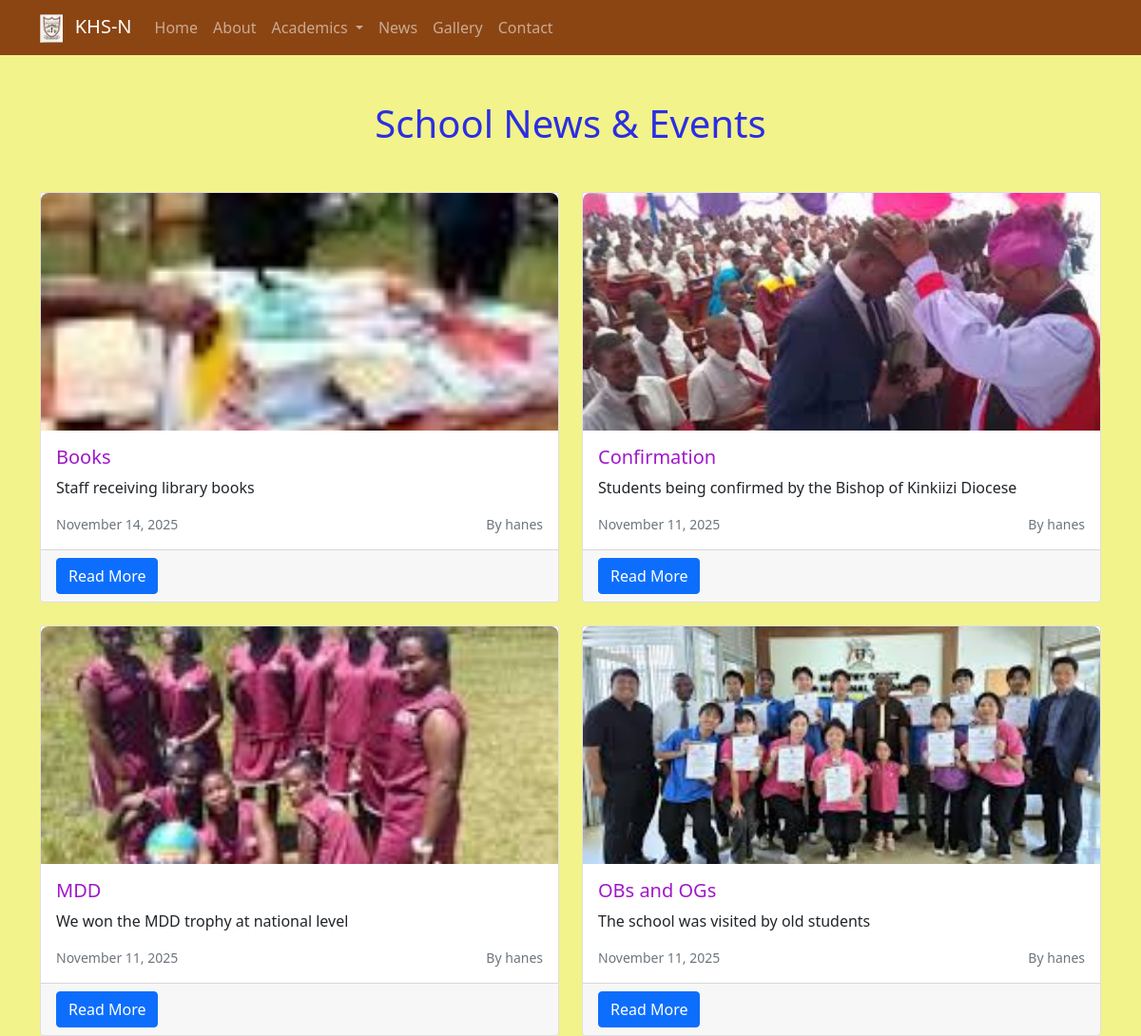
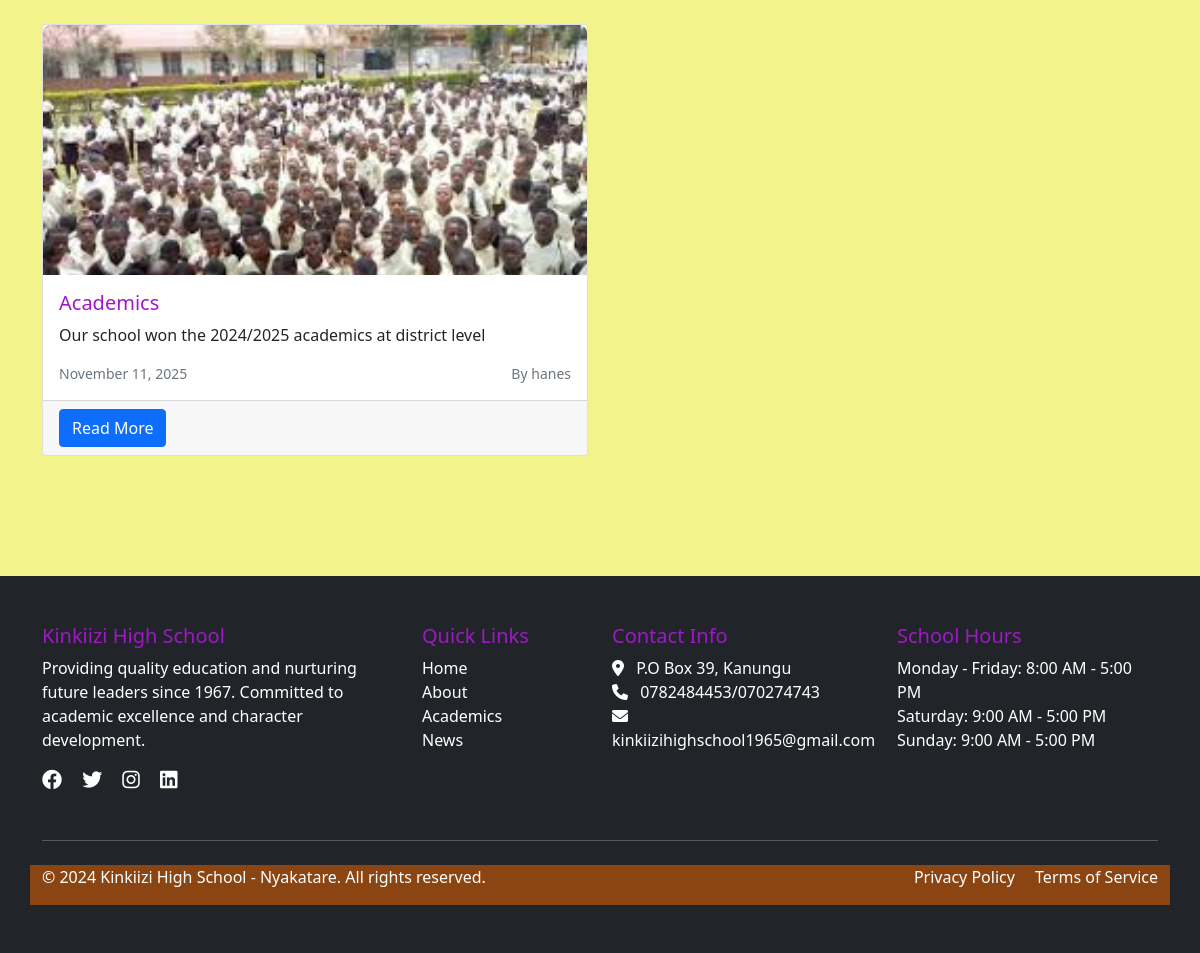
Page /news/ on the committed database (2 pictures, top to bottom).
### apps/news/models.py (models this page shows, shortened)
class News(models.Model):
    title = models.CharField(max_length=200)
    content = models.TextField()
    image = models.ImageField(upload_to='news/', blank=True, null=True)
    created_at = models.DateTimeField(auto_now_add=True)
    updated_at = models.DateTimeField(auto_now=True)
    is_published = models.BooleanField(default=True)
    author = models.ForeignKey(User, on_delete=models.CASCADE)
    class Meta:
        verbose_name_plural = "News"
        ordering = ['-created_at']

### apps/contact/models.py (models this page shows, shortened)
class SiteSettings(models.Model):
    school_description = models.TextField(
        help_text="Description displayed in the footer"
    )
    facebook_url = models.URLField(blank=True, null=True, help_text="Facebook page URL")
    twitter_url = models.URLField(blank=True, null=True, help_text="Twitter profile URL")
    instagram_url = models.URLField(blank=True, null=True, help_text="Instagram profile URL")
    linkedin_url = models.URLField(blank=True, null=True, help_text="LinkedIn page URL")
    school_hours_weekdays = models.CharField(
        max_length=100,
        default="Monday - Friday: 8:00 AM - 3:00 PM",
        help_text="Weekday hours (e.g., Monday - Friday: 8:00 AM - 3:00 PM)"
    )
    school_hours_saturday = models.CharField(
        max_length=100,
        default="Saturday: 9:00 AM - 12:00 PM",
        help_text="Saturday hours"
    )
    school_hours_sunday = models.CharField(
        max_length=100,
        default="Sunday: Closed",
        help_text="Sunday hours"
    )
    copyright_text = models.CharField(
        max_length=200,
        default="© 2024 Our School. All rights reserved.",
        help_text="Copyright text displayed in footer"
    )
    privacy_policy_url = models.URLField(blank=True, null=True, help_text="Privacy Policy page URL")
    terms_of_service_url = models.URLField(blank=True, null=True, help_text="Terms of Service page URL")
    updated_at = models.DateTimeField(auto_now=True)
    class Meta:
        verbose_name_plural = "Site Settings"

class ContactInfo(models.Model):
    school_name = models.CharField(max_length=200)
    address = models.TextField()
    phone = models.CharField(max_length=20)
    email = models.EmailField()
    map_embed_code = models.TextField(help_text="Embed code for Google Maps")
    updated_at = models.DateTimeField(auto_now=True)
    class Meta:
        verbose_name_plural = "Contact Information"

### apps/news/views.py (the view)
# urls.py: path('', NewsListView.as_view(), name='news_list'),
class NewsListView(ListView):
    model = News
    template_name = 'news/list.html'
    context_object_name = 'news_list'
    paginate_by = 6
    def get_queryset(self):
        return News.objects.filter(is_published=True)

### apps/contact/context_processors.py (called while the page is built)
def site_context(request):
    return {
        'contact_info': ContactInfo.objects.first(),
        'site_settings': SiteSettings.objects.first(),
    }

### templates/news/list.html (shortened to what this page needs)
{% extends "base.html" %}
{% block content %}
<div class="container py-5">
    <h1 class="text-center mb-5">School News & Events</h1>
    <div class="row">
        {% for news in news_list %}
        <div class="col-lg-6 mb-4">
            <div class="card h-100">
                {% if news.image %}
                <div class="news-photo">
                    <img src="{{ news.image.url }}" class="card-img-top" alt="{{ news.title }}" style="height: 250px; object-fit: cover;">
                </div>
                {% endif %}
                <div class="card-body">
                    <h5 class="card-title">{{ news.title }}</h5>
                    <p class="card-text">{{ news.content|truncatewords:30 }}</p>
                    <div class="d-flex justify-content-between align-items-center">
                        <small class="text-muted">{{ news.created_at|date:"F d, Y" }}</small>
                        <small class="text-muted">By {{ news.author.get_full_name|default:news.author.username }}</small>
                    </div>
                </div>
                <div class="card-footer">
                    <a href="{% url 'news_detail' news.pk %}" class="btn btn-primary">Read More</a>
                </div>
            </div>
        </div>
        {% endfor %}
    </div>
</div>
{% endblock %}

### templates/partials/_footer.html (shortened to what this page needs)
<footer class="bg-dark text-white py-5 mt-5">
    <div class="container">
        <div class="row">
            <div class="col-lg-4 mb-4">
                <h5>Kinkiizi High School</h5>
                {% if site_settings and site_settings.school_description %}
                    <p>{{ site_settings.school_description }}</p>
                {% else %}
                    <p>Providing quality education and nurturing future leaders since 1990. Committed to academic excellence and character development.</p>
                {% endif %}
                <div class="social-links">
                    {% if site_settings %}
                        {% if site_settings.facebook_url %}
                            <a href="{{ site_settings.facebook_url }}" class="text-white me-3" target="_blank" rel="noopener noreferrer"><i class="fab fa-facebook fa-lg"></i></a>
                        {% endif %}
                        {% if site_settings.twitter_url %}
                            <a href="{{ site_settings.twitter_url }}" class="text-white me-3" target="_blank" rel="noopener noreferrer"><i class="fab fa-twitter fa-lg"></i></a>
                        {% endif %}
                        {% if site_settings.instagram_url %}
                            <a href="{{ site_settings.instagram_url }}" class="text-white me-3" target="_blank" rel="noopener noreferrer"><i class="fab fa-instagram fa-lg"></i></a>
                        {% endif %}
                        {% if site_settings.linkedin_url %}
                            <a href="{{ site_settings.linkedin_url }}" class="text-white" target="_blank" rel="noopener noreferrer"><i class="fab fa-linkedin fa-lg"></i></a>
                        {% endif %}
                    {% endif %}
                </div>
            </div>
            <div class="col-lg-2 mb-4">
                <h5>Quick Links</h5>
                <ul class="list-unstyled">
                    <li><a href="{% url 'home' %}" class="text-white text-decoration-none">Home</a></li>
                    <li><a href="{% url 'about' %}" class="text-white text-decoration-none">About</a></li>
                    <li><a href="{% url 'academics' %}" class="text-white text-decoration-none">Academics</a></li>
                    <li><a href="{% url 'news_list' %}" class="text-white text-decoration-none">News</a></li>
                </ul>
            </div>
            <div class="col-lg-3 mb-4">
                <h5>Contact Info</h5>
                <ul class="list-unstyled">
                    {% if contact_info %}
                        <li><i class="fas fa-map-marker-alt me-2"></i> {{ contact_info.address|linebreaksbr }}</li>
                        <li><i class="fas fa-phone me-2"></i> {{ contact_info.phone }}</li>
                        <li><i class="fas fa-envelope me-2"></i> {{ contact_info.email }}</li>
                    {% else %}
                        <li><i class="fas fa-map-marker-alt me-2"></i> 123 School Street, City</li>
                        <li><i class="fas fa-phone me-2"></i> (123) 456-7890</li>
                        <li><i class="fas fa-envelope me-2"></i> info@ourschool.edu</li>
                    {% endif %}
                </ul>
            </div>
            <div class="col-lg-3 mb-4">
                <h5>School Hours</h5>
                <ul class="list-unstyled">
                    {% if site_settings %}
                        <li>{{ site_settings.school_hours_weekdays }}</li>
                        <li>{{ site_settings.school_hours_saturday }}</li>
                        <li>{{ site_settings.school_hours_sunday }}</li>
                    {% else %}
                        <li>Monday - Friday: 8:00 AM - 3:00 PM</li>
                        <li>Saturday: 9:00 AM - 12:00 PM</li>
                        <li>Sunday: Closed</li>
                    {% endif %}
                </ul>
            </div>
        </div>
        <hr class="my-4">
        <div class="row">
            <div class="col-md-6" style="background-color: #8B4513;">
                <p>{% if site_settings %}{{ site_settings.copyright_text }}{% else %}&copy; 2024 Our School. All rights reserved.{% endif %}</p>
            </div>
            <div class="col-md-6 text-md-end" style="background-color: #8B4513;" >
                {% if site_settings %}
                    {% if site_settings.privacy_policy_url %}
                        <a href="{{ site_settings.privacy_policy_url }}" class="text-white text-decoration-none me-3">Privacy Policy</a>
                    {% endif %}
                    {% if site_settings.terms_of_service_url %}
                        <a href="{{ site_settings.terms_of_service_url }}" class="text-white text-decoration-none">Terms of Service</a>
                    {% endif %}
                {% else %}
                    <a href="#" class="text-white text-decoration-none me-3">Privacy Policy</a>
                    <a href="#" class="text-white text-decoration-none">Terms of Service</a>
                {% endif %}
            </div>
        </div>
    </div>
</footer>

### templates/news/list.html (style rules this page uses)
body { background-color: rgb(243, 243, 139); }
h1 { color: rgb(43, 46, 226); }
.news-photo { position: relative; overflow: hidden; border-radius: 8px 8px 0 0; transition: transform 0.3s ease; }
.news-photo img { transition: transform 0.3s ease; }

### templates/partials/_footer.html (style rules this page uses)
h5 { color: rgb(160, 23, 202); }

### rows in the picture
News: image (picture), title "Books", content "Staff receiving library books", created_at "November 14, 2025", author.get_full_name "hanes"
News: image (picture), title "Confirmation", content "Students being confirmed by the Bishop of Kinkiizi Diocese", created_at "November 11, 2025", author.get_full_name "hanes"
News: image (picture), title "MDD", content "We won the MDD trophy at national level", created_at "November 11, 2025", author.get_full_name "hanes"
News: image (picture), title "OBs and OGs", content "The school was visited by old students", created_at "November 11, 2025", author.get_full_name "hanes"
News: image (picture), title "Academics", content "Our school won the 2024/2025 academics at district level", created_at "November 11, 2025", author.get_full_name "hanes"
SiteSettings: school_description "Providing quality education and nurturing future leaders since 1967. Committed to academic excellence and character development.", school_hours_weekdays "Monday - Friday: 8:00 AM - 5:00 PM", school_hours_saturday "Saturday: 9:00 AM - 5:00 PM", school_hours_sunday "Sunday: 9:00 AM - 5:00 PM", copyright_text "© 2024 Kinkiizi High School - Nyakatare. All rights reserved."
ContactInfo: address "P.O Box 39, Kanungu", phone "0782484453/070274743", email "kinkiizihighschool1965@gmail.com"
